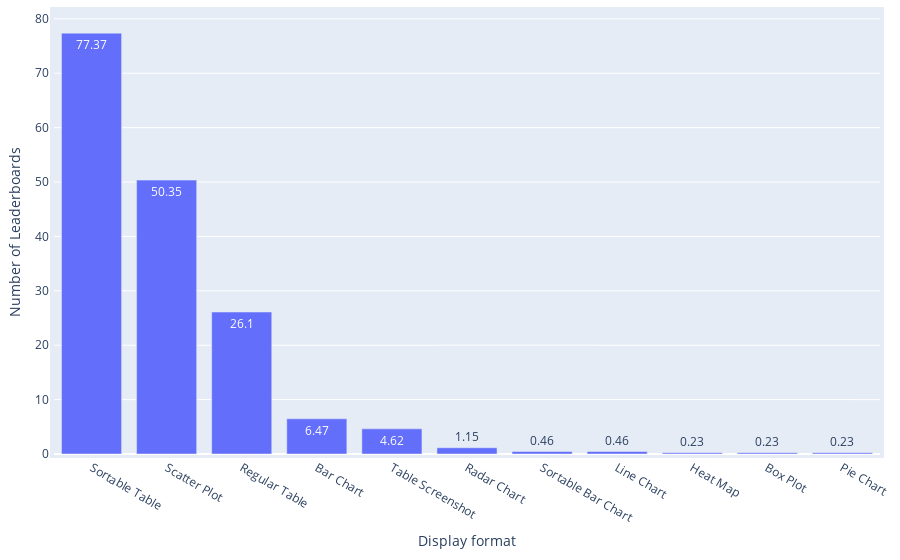

The notebook cell saved with this chart:
### Code cell
df = pd.read_csv(path_meta / 'leaderboard_processed.csv')
df['Display formats'] = df['Display formats'].apply(ast.literal_eval)

df_split = df.explode('Display formats')['Display formats'].value_counts().reset_index(name='Frequency')
print(f"{df_split['Display formats'].iloc[0]} is the most popular display format of leaderboards, accounting for {round(df_split['Frequency'].iloc[0]/len(df)*100,2)}% ({df_split['Frequency'].iloc[0]} out of {len(df)}) leaderboard systems.")
df_split['Weight'] = 1

statistics = {
    'Distribution': 'Leaderboard Systems across Display Formats',
    'Mean': np.mean(df_split['Frequency']),
    'Median': np.median(df_split['Frequency']),
    'IQR': df_split['Frequency'].quantile(0.75) - df_split['Frequency'].quantile(0.25),
    'Gini Coefficient': ineqpy.inequality.gini(data=df_split, income='Frequency', weights='Weight'),
}
if os.path.exists(path_meta / 'leaderboard_statistics.csv'):
    df_statistics = pd.read_csv(path_meta / 'leaderboard_statistics.csv')
else:
    df_statistics = pd.DataFrame()
df_statistics = pd.concat([df_statistics, pd.DataFrame([statistics])], ignore_index=True)
df_statistics.drop_duplicates(subset=['Distribution'], keep='last', inplace=True)
df_statistics.sort_values(by='Distribution', inplace=True)
df_statistics.to_csv(path_meta / 'leaderboard_statistics.csv', index=False)

df_split['Ratio'] = round(df_split['Frequency'] / len(df) * 100, 2)

fig = px.bar(
    x=df_split['Display formats'],
    y=df_split['Ratio'],
    text_auto=True,
    labels={'x': 'Display format', 'y': 'Number of Leaderboards'},
)
# Update the layout for a tighter look
fig.update_layout(
    autosize=True,
    margin=dict(
        l=10,  # Left margin
        r=10,  # Right margin
        b=10,  # Bottom margin
        t=10,  # Top margin
        pad=4  # Padding between the plot and the margin
    )
)
fig.show()

### Figure 1 — Plotly figure (JSON) as saved in the notebook; plotly's stock layout.template omitted (floating-point values rounded to 4 significant figures)
{"data": [{"alignmentgroup": "True", "hovertemplate": "Display format=%{x}<br>Number of Leaderboards=%{y}<extra></extra>", "legendgroup": "", "marker": {"color": "#636efa", "pattern": {"shape": ""}}, "name": "", "offsetgroup": "", "orientation": "v", "showlegend": false, "textposition": "auto", "texttemplate": "%{y}", "type": "bar", "x": ["Sortable Table", "Scatter Plot", "Regular Table", "Bar Chart", "Table Screenshot", "Radar Chart", "Sortable Bar Chart", "Line Chart", "Heat Map", "Box Plot", "Pie Chart"], "xaxis": "x", "y": [77.37, 50.35, 26.1, 6.47, 4.62, 1.15, 0.46, 0.46, 0.23, 0.23, 0.23], "yaxis": "y"}], "layout": {"autosize": true, "barmode": "relative", "legend": {"tracegroupgap": 0}, "margin": {"b": 10, "l": 10, "pad": 4, "r": 10, "t": 10}, "xaxis": {"anchor": "y", "domain": [0, 1], "title": {"text": "Display format"}}, "yaxis": {"anchor": "x", "domain": [0, 1], "title": {"text": "Number of Leaderboards"}}}}
